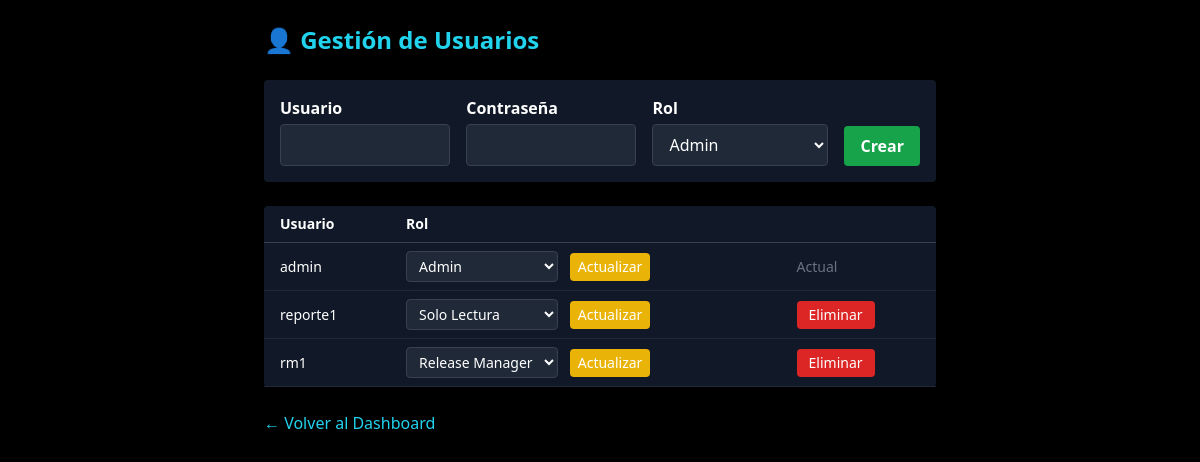
Page /admin/users (signed in) on the committed database.
### tables this page shows
CREATE TABLE users (
            id INTEGER PRIMARY KEY AUTOINCREMENT,
            username TEXT UNIQUE NOT NULL,
            password TEXT NOT NULL,
            role TEXT NOT NULL -- 'admin', 'release_manager', 'viewer'
        );

### app.py (the view, shortened to what this page needs)
@app.route('/admin/users', methods=['GET', 'POST'])
@login_required
@admin_required
def manage_users():
    error = None
    users = get_all_users()
    return render_template('admin_users.html', users=users, error=error)

### app.py (called while the page is built)
def login_required(f):
    @wraps(f)
    def decorated_function(*args, **kwargs):
        if 'user_id' not in session:
            return redirect(url_for('login'))
        return f(*args, **kwargs)
    return decorated_function

def admin_required(f):
    @wraps(f)
    def decorated_function(*args, **kwargs):
        if 'role' not in session or session['role'] != 'admin':
            return redirect(url_for('index'))
        return f(*args, **kwargs)
    return decorated_function

### model.py (called while the page is built)
def get_db_connection():
    conn = sqlite3.connect(DB_NAME)
    conn.row_factory = sqlite3.Row
    return conn

def get_all_users():
    conn = get_db_connection()
    c = conn.cursor()
    c.execute('SELECT id, username, role FROM users ORDER BY username')
    users = c.fetchall()
    conn.close()
    return users

### templates/admin_users.html (shortened to what this page needs)
<!DOCTYPE html>
<html lang="es">
<head>
  <script src="https://cdn.tailwindcss.com"></script>
</head>
<body class="bg-black text-white px-4 py-6">
  <div class="max-w-2xl mx-auto">
    <h1 class="text-2xl font-bold text-cyan-400 mb-6">👤 Gestión de Usuarios</h1>
    <form method="POST" class="bg-gray-900 p-4 rounded mb-6 flex flex-col md:flex-row gap-4 items-end">
      <div class="flex-1">
        <label class="block font-semibold mb-1">Usuario</label>
        <input name="username" type="text" required class="w-full px-3 py-2 rounded bg-gray-800 border border-gray-700 text-white">
      </div>
      <div class="flex-1">
        <label class="block font-semibold mb-1">Contraseña</label>
        <input name="password" type="password" required class="w-full px-3 py-2 rounded bg-gray-800 border border-gray-700 text-white">
      </div>
      <div>
        <label class="block font-semibold mb-1">Rol</label>
        <select name="role" required class="w-full px-3 py-2 rounded bg-gray-800 border border-gray-700 text-white">
          <option value="admin">Admin</option>
        </select>
      </div>
      <button type="submit" class="bg-green-600 hover:bg-green-700 text-white font-semibold px-4 py-2 rounded">Crear</button>
    </form>
    <table class="w-full table-auto border-collapse text-sm bg-gray-900 rounded">
      <thead>
        <tr>
          <th class="px-4 py-2 border-b border-gray-700 text-left">Usuario</th>
          <th class="px-4 py-2 border-b border-gray-700 text-left">Rol</th>
          <th class="px-4 py-2 border-b border-gray-700"></th>
        </tr>
      </thead>
      <tbody>
        {% for user in users %}
        <tr>
          <td class="px-4 py-2 border-b border-gray-800">{{ user['username'] }}</td>
          <td class="px-4 py-2 border-b border-gray-800">
            <form method="POST" class="inline">
              <select name="new_role" class="bg-gray-800 border border-gray-700 rounded px-2 py-1 text-white">
                <option value="admin" {% if user['role']=='admin' %}selected{% endif %}>Admin</option>
                <option value="release_manager" {% if user['role']=='release_manager' %}selected{% endif %}>Release Manager</option>
                <option value="viewer" {% if user['role']=='viewer' %}selected{% endif %}>Solo Lectura</option>
              </select>
              <button type="submit" class="ml-2 bg-yellow-500 hover:bg-yellow-600 text-white px-2 py-1 rounded">Actualizar</button>
            </form>
          </td>
          <td class="px-4 py-2 border-b border-gray-800">
            {% if user['username'] != session['username'] %}
            <form method="POST" class="inline" onsubmit="return confirm('¿Eliminar usuario {{ user[ 'username'] }}?');">
              <button type="submit" class="bg-red-600 hover:bg-red-700 text-white px-3 py-1 rounded">Eliminar</button>
            </form>
            {% else %}
            <span class="text-gray-500">Actual</span>
            {% endif %}
          </td>
        </tr>
        {% endfor %}
      </tbody>
    </table>
    <div class="mt-6">
      <a href="{{ url_for('index') }}" class="text-cyan-400 hover:underline">← Volver al Dashboard</a>
    </div>
  </div>
</body>
</html>

### rows in the picture
users: username "admin", new_role "Admin", shows "Actual"
users: username "reporte1", new_role "Solo Lectura"
users: username "rm1", new_role "Release Manager"
